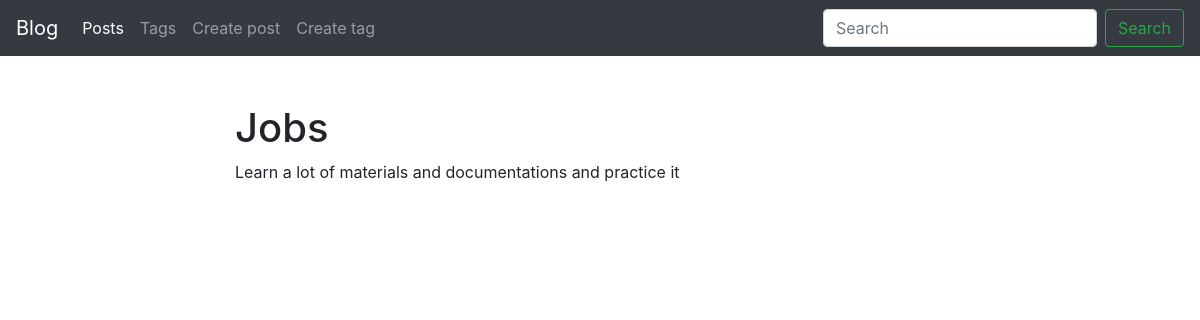
/post/How-to-get-job/, run on the app's committed database.
### site_blog/models.py (models this page shows, shortened)
class Post(models.Model):
    title = models.CharField(max_length=150, db_index=True)
    slug = models.SlugField(max_length=150, unique=True)
    body = models.TextField(blank=True, db_index=True)
    tags = models.ManyToManyField('Tag', blank=True, related_name='posts')
    date_pub = models.DateTimeField(auto_now_add=True)

### site_blog/views.py (the view)
# urls.py: path('post/<str:slug>/', PostDetail.as_view(), name="post_detail_url"),
class PostDetail(ObjectDetailMixin, View):
    model = Post
    template = 'blog/post_detail.html'

### site_blog/utils.py (called while the page is built)
    def get(self, request, slug):
        obj = get_object_or_404(self.model, slug__iexact=slug)
        return render(request, self.template, context={self.model.__name__.lower():obj})

### site_blog/templates/blog/post_detail.html (shortened to what this page needs)
{% extends 'base_blog.html' %}
{% block content %}
    <h1>
        {{ post.title }}
    </h1>
    <p>
        {{ post.body }}
    </p>
{% endblock %}

### data on the page
Post: title "Jobs", body "Learn a lot of materials and documentations and practice it"
